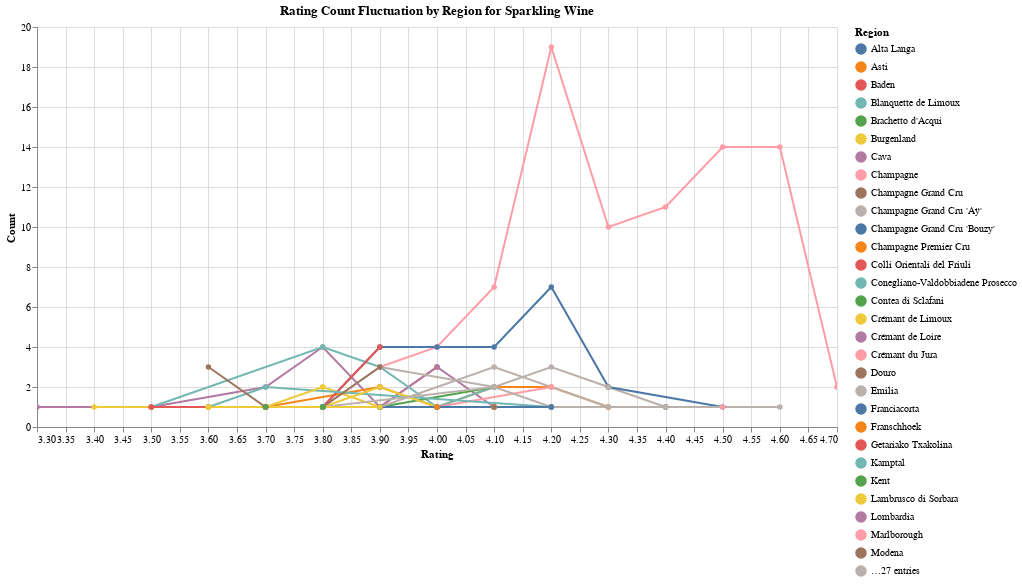

Write notebook code for a chart like this one.
### Markdown cell above
# Sparkling Wine Correlation Visualization

Sparkling wine has a correlation of 0.42 with the 'Region' variable, so we will investigate if it is related to specific regions.
From the results, it can be seen that sparkling wine still has a close relationship with the Champagne region.

# 氣泡酒相關係數可視化

氣泡酒與Region的相關係數達0.42，因此檢查是否與特定地區有關。
從結果可知，氣泡酒還是與香檳區有密切的關係。

### Code cell
import pandas as pd
import altair as alt
from sklearn.preprocessing import LabelEncoder

file_path = '/content/drive/MyDrive/Colab_Notebooks/Data_Mining_Project/'
name = "Sparkling_Season.csv"
df = pd.read_csv(file_path + name)

# 進行 Label Encoding，為每個欄位創建獨立的 LabelEncoder
region_encoder = LabelEncoder()
df['Region'] = region_encoder.fit_transform(df['Region'])


# 將年份轉換為年份格式
df['Year'] = pd.to_datetime(df['Year']).dt.year

# 計算每個區域和評分的數量
region_rating_count = df.groupby(['Region', 'Rating']).size().reset_index(name='Count')

# 反向轉換 Region 的編碼
region_mapping = dict(zip(range(len(region_encoder.classes_)), region_encoder.classes_))
region_rating_count['Region'] = region_rating_count['Region'].map(region_mapping)

alt.Chart(region_rating_count).mark_line(point=True).encode(
    x='Rating',
    y='Count',
    color='Region',
    tooltip=['Region', 'Rating', 'Count']
).properties(
    title='Rating Count Fluctuation by Region for Sparkling Wine',
    width=800,
    height=400
).interactive()

### Figure 1 — Vega-Lite specification as saved in the notebook (floating-point values rounded to 4 significant figures; data arrays with more than 128 entries replaced by an {"elided": "..."} marker saying what was removed)
{"config": {"view": {"continuousWidth": 400, "continuousHeight": 300}}, "data": {"name": "data-868dd0bd90fb301dff3f07e53b8d1fd3"}, "mark": {"type": "line", "point": true}, "encoding": {"color": {"field": "Region", "type": "nominal"}, "tooltip": [{"field": "Region", "type": "nominal"}, {"field": "Rating", "type": "quantitative"}, {"field": "Count", "type": "quantitative"}], "x": {"field": "Rating", "type": "quantitative"}, "y": {"field": "Count", "type": "quantitative"}}, "height": 400, "selection": {"selector001": {"type": "interval", "bind": "scales", "encodings": ["x", "y"]}}, "title": "Rating Count Fluctuation by Region for Sparkling Wine", "width": 800, "$schema": "https://vega.github.io/schema/vega-lite/v4.17.0.json", "datasets": {"data-868dd0bd90fb301dff3f07e53b8d1fd3": {"elided": "133 records"}}}
